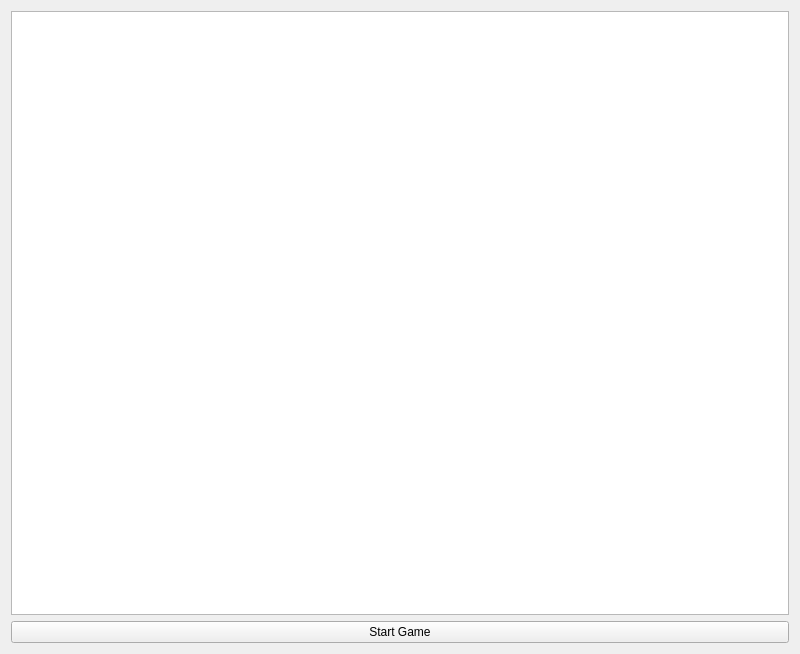
<?xml version="1.0" encoding="UTF-8"?>
<ui version="4.0">
 <class>FlappyBird</class>
 <widget class="QWidget" name="FlappyBird">
  <property name="geometry">
   <rect>
    <x>0</x>
    <y>0</y>
    <width>800</width>
    <height>654</height>
   </rect>
  </property>
  <property name="windowTitle">
   <string>FlappyBird</string>
  </property>
  <layout class="QVBoxLayout" name="verticalLayout">
   <item>
    <widget class="QGraphicsView" name="graphicsView"/>
   </item>
   <item>
    <widget class="QPushButton" name="startGameButton">
     <property name="text">
      <string>Start Game</string>
     </property>
    </widget>
   </item>
  </layout>
 </widget>
 <resources/>
 <connections/>
</ui>
